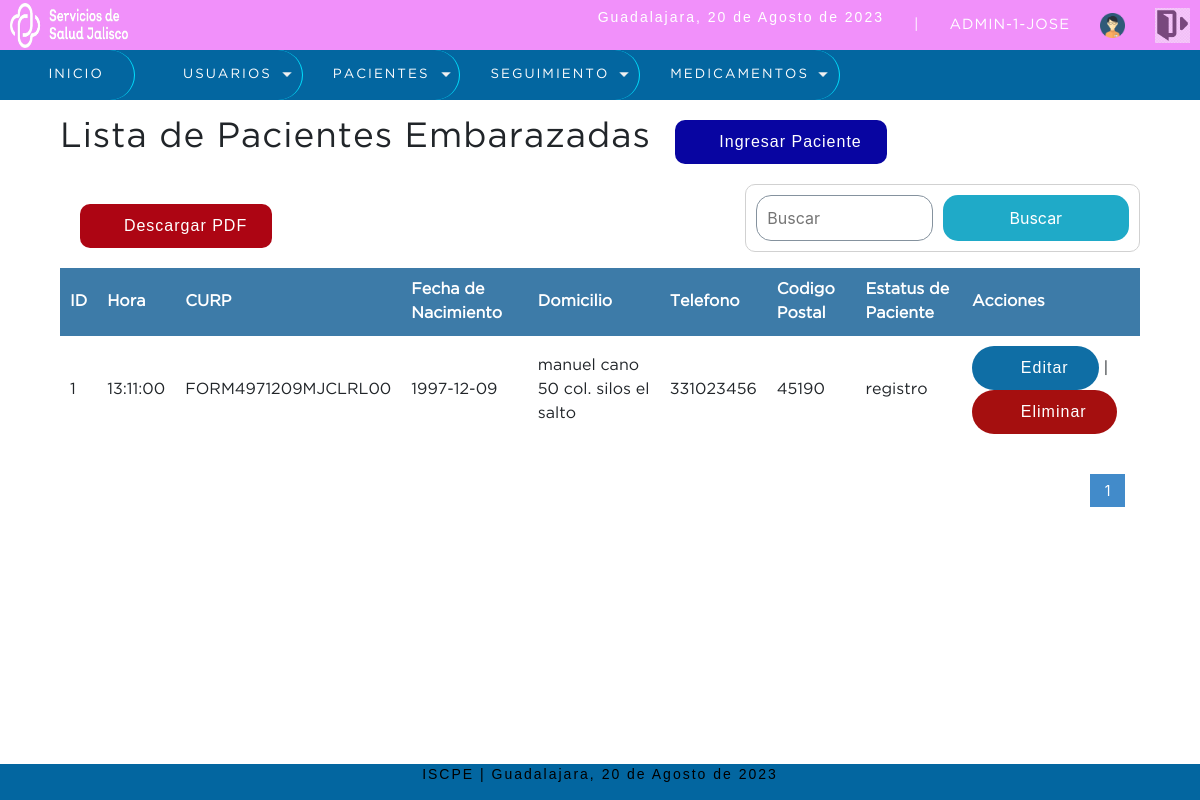
Page /sistema/lista_p.embarazadas.php (signed in) on the earlier database version.
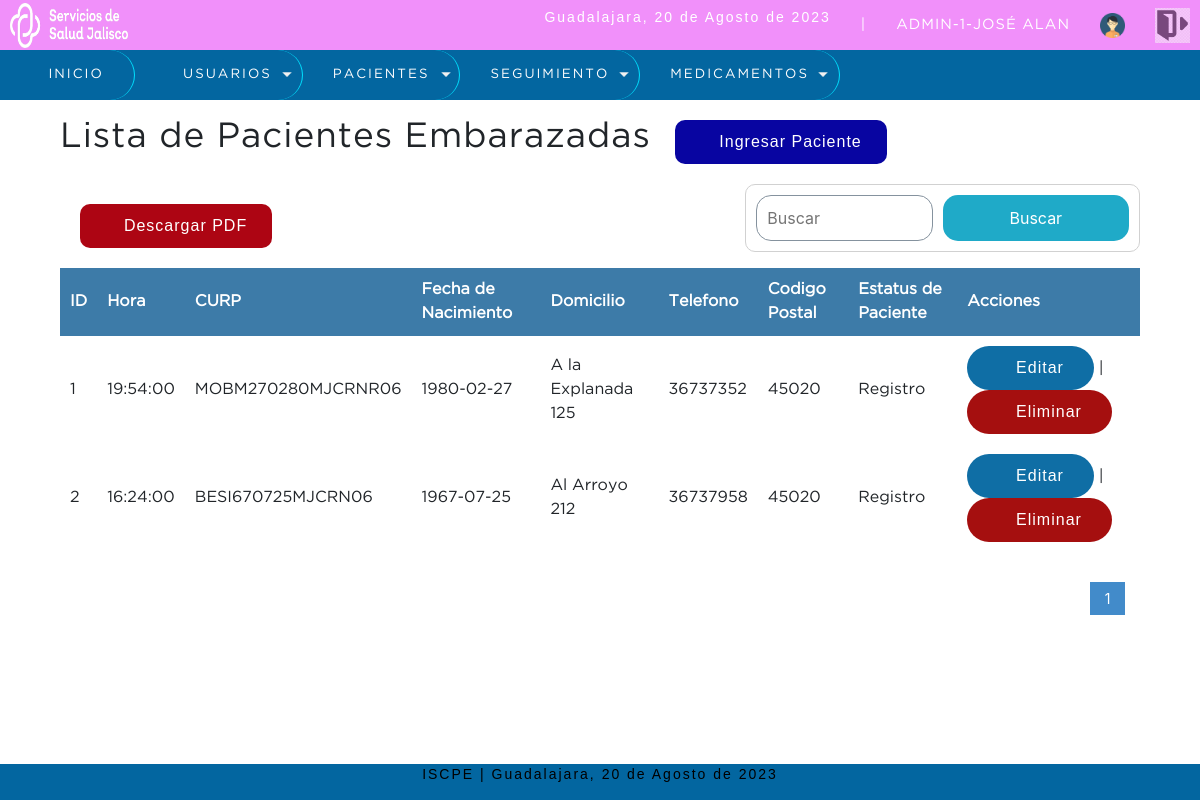
Same page on the later database version.
### tables this page shows
CREATE TABLE `pacientes` (
  `idpaciente` int(11) NOT NULL,
  `nombre` varchar(50) NOT NULL,
  `apellido_paterno` varchar(50) NOT NULL,
  `apellido_materno` varchar(50) NOT NULL,
  `hora` time NOT NULL,
  `curp` varchar(50) NOT NULL,
  `fecha_nacimiento` date NOT NULL,
  `domicilio` varchar(50) NOT NULL,
  `telefono` varchar(20) NOT NULL,
  `cod_postal` int(11) NOT NULL,
  `estatus_paciente` varchar(50) NOT NULL,
  `estatus` tinyint(1) NOT NULL DEFAULT 1,
  `idusuario` int(11) NOT NULL
);

### sistema/includes/functions.php (called while the page is built, shortened)
<?php
    function fecha(){
      $mes = array("","Enero",
                    "Febrero",
                    "Marzo",
                    "Abril",
                    "Mayo",
                    "Junio",
                    "Julio",
                    "Agosto",
                    "Septiembre",
                    "Octubre",
                    "Noviembre",
                    "Diciembre");
        return date('d')." de ". $mes[date('n')]." de ". date('Y');
    }
?>

### sistema/lista_p.embarazadas.php (the view, shortened to what this page needs)
<?php
   include "../conexion.php"
?>
<?php
if ($_SESSION['rol']==2) {
	$idMedico = $_SESSION['idUser'];
}elseif ($_SESSION['rol']==3) {
	$idEnfermera = $_SESSION['idUser'];
}else {
	$queryidmedico = mysqli_query($conection,"SELECT s.idseguimiento, s.idmedico
	FROM seguimiento s
	INNER JOIN medico m ON s.idmedico = m.idmedico");
	while ($dataidmedico =mysqli_fetch_array($queryidmedico)) {
		$idMedico = $dataidmedico["idmedico"];
	}
	$queryidenfermera = mysqli_query($conection,"SELECT s.idseguimiento, s.idenfermera
	FROM seguimiento s
	INNER JOIN enfermeras e ON s.idenfermera = e.idenfermeras");
	while ($dataidenfermera =mysqli_fetch_array($queryidenfermera)) {
		$idEnfermera = $dataidenfermera["idenfermera"];
	}
}
?>
<!DOCTYPE html>
<html lang="en">
<head>
	<?php include "includes/scripts.php"; ?>
</head>
<body>
	<?php include "includes/header.php"; ?>
	<section id="container">
		<h1>Lista de Pacientes Embarazadas</h1>
		<a href="registro_p.embarazadas.php" class="btn_new"><i class="fa-solid fa-file-circle-plus"></i> Ingresar Paciente</a>
		<a href="reporte_p.embarazadas.php" class="btn_small"><i class="fa-regular fa-file-pdf"></i> Descargar PDF</a>
		<form action="buscar_p.embarazadas.php" method="get" class="form_search">
			<input type="text" name="busqueda" id="busqueda" placeholder="Buscar">
			<input type="submit" value="Buscar" class="btn_search">
		</form>
		<table>
			<tr>
				<th>ID</th>
                <th>Hora</th>
				<th>CURP</th>
				<th>Fecha de Nacimiento</th>
				<th>Domicilio</th>
				<th>Telefono</th>
				<th>Codigo Postal</th>
				<th>Estatus de Paciente</th>
				<th>Acciones</th>
			</tr>
		<?php
			$sql_registe = mysqli_query($conection,"SELECT COUNT(*) as total_registro FROM pacientes WHERE estatus = 1 ");
			$result_register = mysqli_fetch_array($sql_registe);
			$total_registro = $result_register['total_registro'];
			$por_pagina = 10;
			if(empty($_GET['pagina']))
			{
				$pagina = 1;
			}else{
				$pagina = $_GET['pagina'];
			}
			$desde = ($pagina-1) * $por_pagina;
			$total_paginas = ceil($total_registro / $por_pagina);
			if ($_SESSION["rol"]==1) {
				$query = mysqli_query($conection,"SELECT * FROM pacientes
				WHERE estatus = 1 ORDER BY idpaciente ASC LIMIT $desde,$por_pagina
			  ");
			}elseif ($_SESSION["rol"]==2) {
				$query = mysqli_query($conection,"SELECT p.* FROM pacientes p
			 INNER JOIN seguimiento s ON p.idpaciente = s.idpaciente
                WHERE s.idmedico = $idMedico AND p.estatus = 1 ORDER BY idpaciente ASC LIMIT $desde,$por_pagina
			  ");
			}elseif ($_SESSION["rol"]==3) {
				$query = mysqli_query($conection,"SELECT p.* FROM pacientes p
			 INNER JOIN seguimiento s ON p.idpaciente = s.idpaciente
                WHERE s.idenfermera = $idEnfermera AND p.estatus = 1 ORDER BY idpaciente ASC LIMIT $desde,$por_pagina
			  ");
			}
			$result = mysqli_num_rows($query);
			if($result > 0){
				while ($data = mysqli_fetch_array($query)) {
			?>
				<tr>
					<td><?php echo $data["idpaciente"]; ?></td>
					<td><?php echo $data["hora"]; ?></td>
					<td><?php echo $data["curp"]; ?></td>
				    <td><?php echo $data["fecha_nacimiento"]; ?></td>
					<td><?php echo $data["domicilio"]; ?></td>
					<td><?php echo $data["telefono"]; ?></td>
					<td><?php echo $data["cod_postal"]; ?></td>
					<td><?php echo $data["estatus_paciente"]; ?></td>
					<td>
						<a class="link_edit" href="editar_p.embarazada.php?id=<?php echo $data["idpaciente"]; ?>"><i class="fa-solid fa-pen-to-square"></i> Editar</a>
                         |
						<a class="link_delete" href="eliminar_p.embarazada.php?id=<?php echo $data["idpaciente"]; ?>"><i class="fa-solid fa-trash-can"></i> Eliminar</a>
					</td>
				</tr>
		<?php
				}
			}
		 ?>
		</table>
		<div class="paginador">
			<ul>
			<?php
				for ($i=1; $i <= $total_paginas; $i++) {
					if($i == $pagina)
					{
						echo '<li class="pageSelected">'.$i.'</li>';
					}else{
						echo '<li><a href="?pagina='.$i.'">'.$i.'</a></li>';
					}
				}
			 ?>
			</ul>
		</div>
	</section>
	<?php include "includes/footer.php"; ?>
</body>
</html>

### sistema/includes/header.php (shortened to what this page needs)
<header>
		<div class="header">
		    <img src="img/SEV.png" alt="" width="10%" height="150%">
			<div class="optionsBar">
				<p>Guadalajara, <?php echo fecha(); ?></p>
				<span>|</span>
				<span class="user"><?php echo  $_SESSION['user'].'-'.$_SESSION['rol'] .'-'.$_SESSION['nombre'];?></span>
				<img class="photouser" src="img/user.png" alt="Usuario">
				<a href="salir.php"><img class="close" src="img/salir1.png" alt="Salir del sistema" title="Salir"></a>
			</div>
		</div>
	    <?php include "nav.php"; ?>
	</header>

Differences in the rows shown:
changed pacientes id 1: hora "13:11:00" → "19:54:00"; curp "FORM4971209MJCLRL00" → "MOBM270280MJCRNR06"; fecha_nacimiento "1997-12-09" → "1980-02-27"; domicilio "manuel cano 50 col. silos el salto" → "A la Explanada 125"; telefono "331023456" → "36737352"; cod_postal "45190" → "45020"; estatus_paciente "registro" → "Registro"
added pacientes: idpaciente "2", hora "16:24:00", curp "BESI670725MJCRN06", fecha_nacimiento "1967-07-25", domicilio "Al Arroyo 212", telefono "36737958", cod_postal "45020", estatus_paciente "Registro"
Other differences:
$_SESSION['nombre']: "JOSE" → "JOSÉ ALAN"
